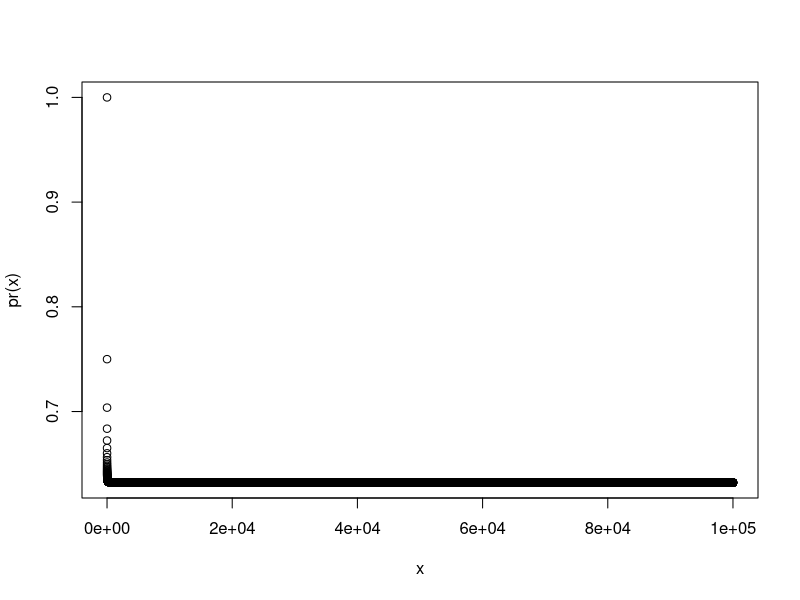

Source code (R):
## ---- chunk 1
pr = function(n) return(1 - (1 - 1/n)^n)
x = 1:100000
plot(x, pr(x))
## ---- chunk 2
store = rep(NA, 10000)
for(i in 1:10000){
  store[i] = sum(sample(1:100, rep=TRUE)==4)>0
}
mean(store)
